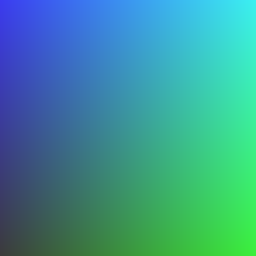
Frame 1 (no input)
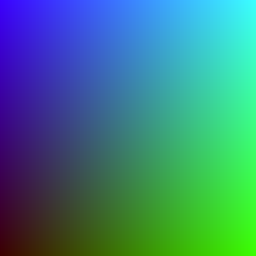
Frame 60 (the mouse pressed at the canvas centre just before this capture)
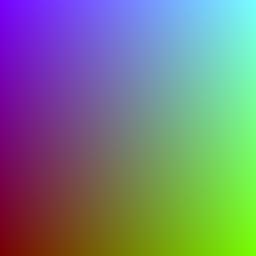
Frame 120 (the mouse held since frame 60 and released just before this capture)

The Processing sketch that drew these frames (run headless with seeded random() and noise(); from frame 60 on, the mouse is pressed at the canvas centre):

// Processing sketch: nestedLoopsInDraw
// ── nestedLoopsInDraw.pde
/// Loop in the loop in the hidden INFINITE loop.
//*//////////////////////////////////////////////

void setup()
{
  size(256,256);
}

int k=0; ///< global scope variable.

void draw()
{ // external k; // It changes every step.
  if(k<256)
  {
    for(int i=0;i<256;i++)
    {
      for(int j=0;j<256;j++)
      { 
        stroke(k,j,i);
        point(j,255-i); //2D gradient of colors
      }
    }
    
    k++; println(k);
  }
}

/// @date 2026 ( → https://github.com/borkowsk/bookProcessingEN)
